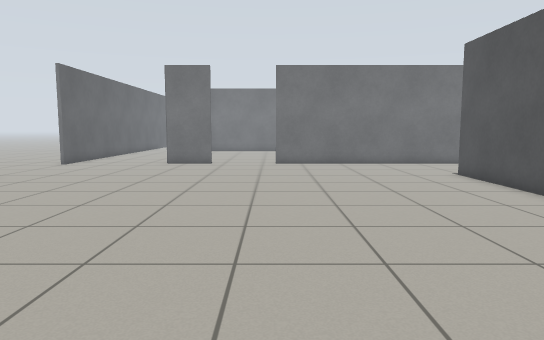
[1] (above)

16 first-person views from a walk through a robot-simulator world made for Gazebo. The camera is 0.89 m above the floor, tilts 6° down and sees 70° across. The floor is counted in squares, 0.5 m on a side. Each view is taken from the middle of a square. On the plan, view 1 faces up. The plan holds only what a view shows up to about 18 squares ahead; the rest is blank. The place goes on beyond the plan. Simple shapes stand in for some stock models.

[2]
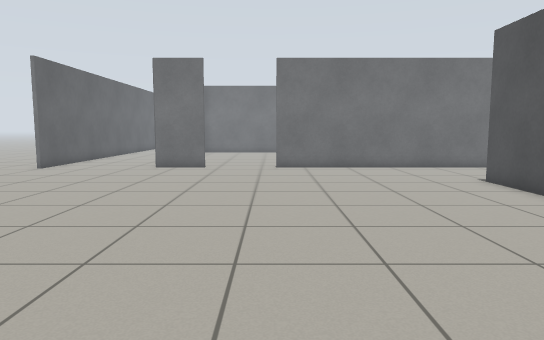

[3]
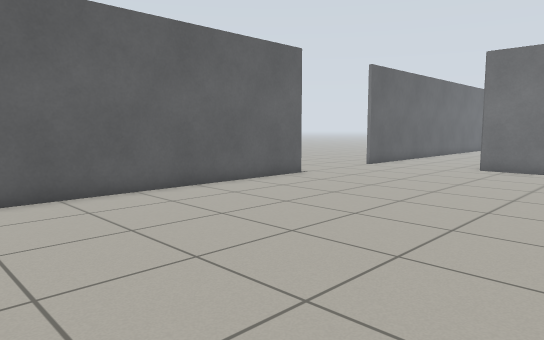

[4]
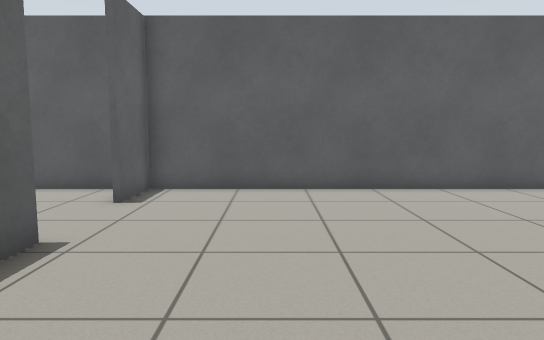

[5]
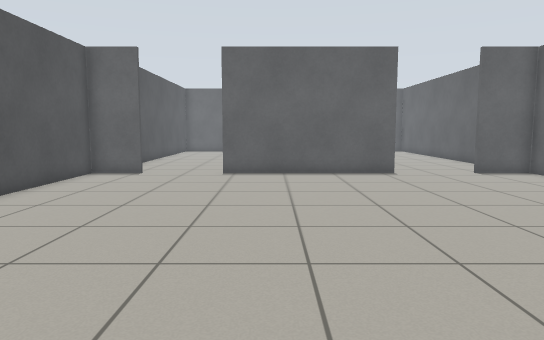

[6]
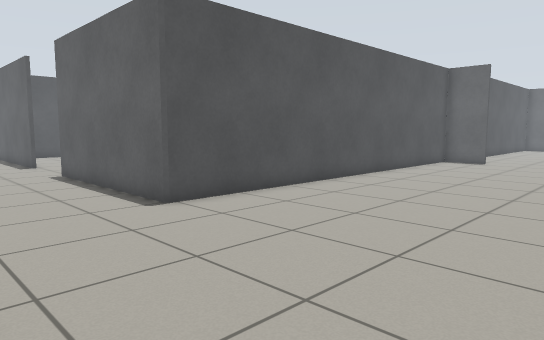

[7]
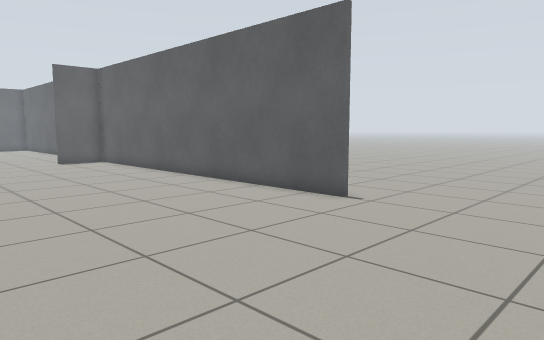

[8]
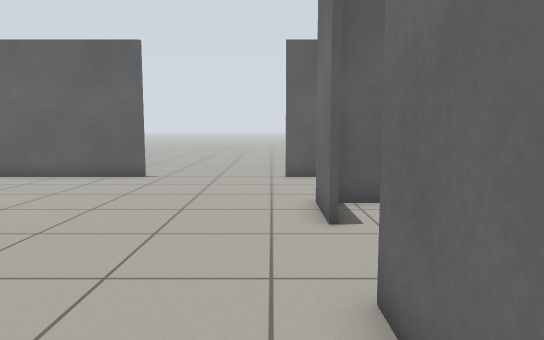

[9]
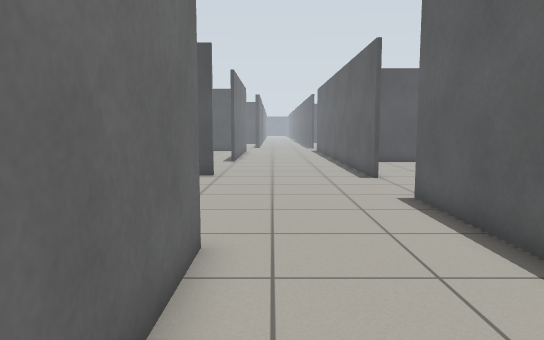

[10]
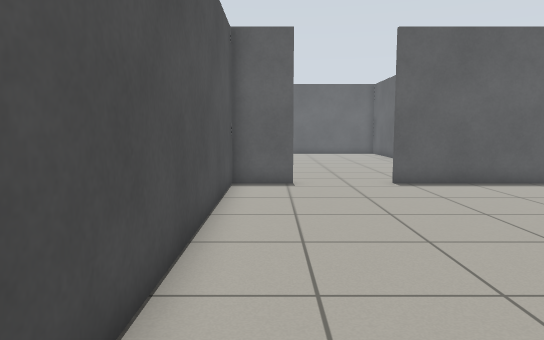

[11]
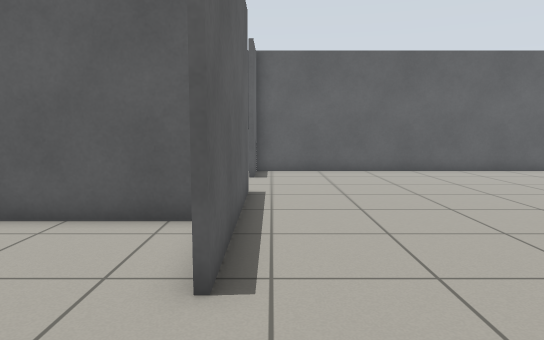

[12]
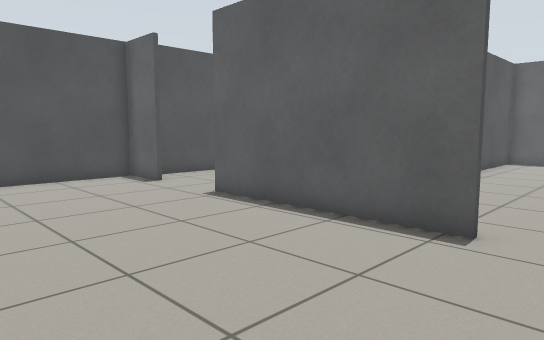

[13]
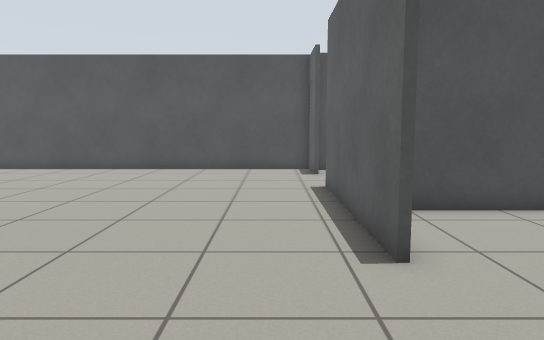

[14]
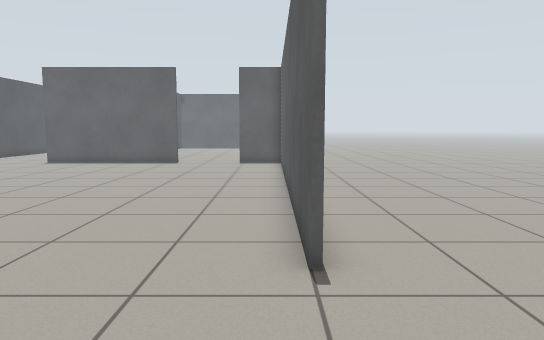

[15]
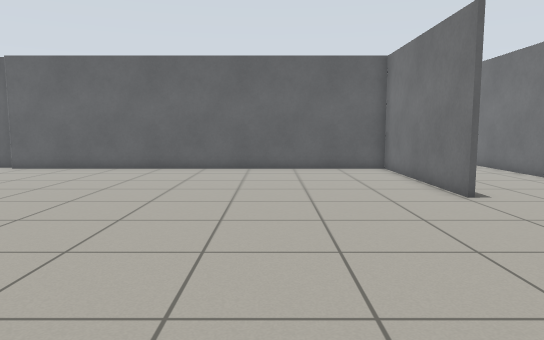

[16]
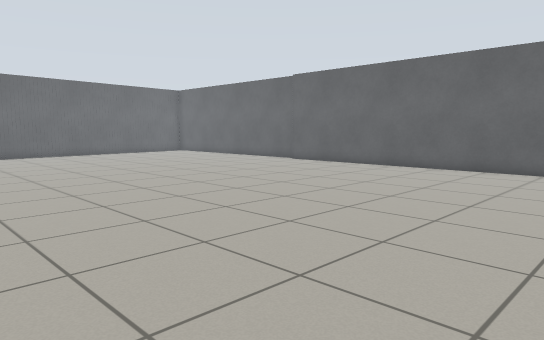

### Floor plan
Points are (right, up) in squares from view 1. A wall is a line through its corners. A room is listed if a view was taken in it or the views show most of it. See-through windows are left out.
Room 1 (views 1, 2, 3, 4, 5, 6, 7, 8, 9, 10, 11, 12, 13, 14)
walls: (-5, -1.7) (2, -1.7); (-1.4, -2.5) (-1.4, -5.5); (-10.5, 14.2) (-10.5, -5.1); (5.2, -1.7) (7.3, -1.7) (7.3, 15.3) (12.5, 15.3); (-3.1, 20.1) (-5.5, 20.1); (-10.5, -1.7) (-8.2, -1.7); (-1.6, -5.5) (-1.6, -3); (-10.5, 20.5) (-10.5, 19.5); (6.9, -5.4) (6.9, -2); (10.8, 20.1) (0.1, 20.1)
ways out: opening at (11.8, 17.5) to room 2
Room 2 (views 15, 16)
walls: (15, 15.1) (7.5, 15.1) (7.5, -1.8); (19.1, 15.3) (23.2, 15.3); (12.5, 15.3) (15, 15.3); (7.1, -2) (7.1, -2.6)
ways out: opening at (11.8, 17.5) to room 1

Where each view was taken, in squares from view 1:
view 1: 0 up, 0 right, facing up
view 2: 2 up, 0 right, facing up
view 3: 2 up, 0 right, facing up-left
view 4: 2 up, 1 right, facing left
view 5: 14 up, 0 right, facing down
view 6: 20 up, 1 left, facing down-right
view 7: 20 up, 2 left, facing down-left
view 8: 19 up, 4 right, facing left
view 9: 19 up, 5 right, facing right
view 10: 11 up, 6 right, facing down
view 11: 1 down, 6 right, facing left
view 12: 5 up, 7 left, facing down-right
view 13: 0 up, 10 left, facing right
view 14: 19 up, 10 left, facing down
view 15: 10 up, 25 right, facing left
view 16: 14 up, 25 right, facing down-left
